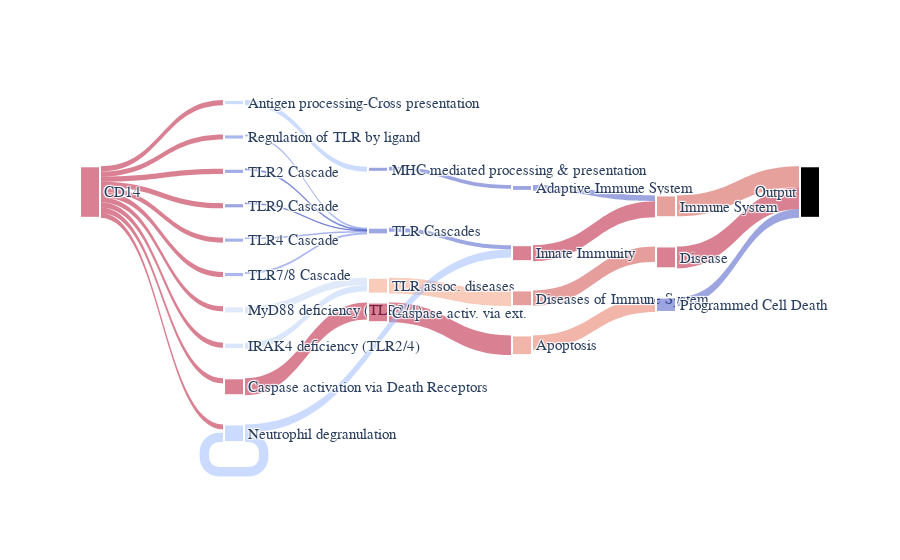

Here is the notebook cell this chart was saved with:
### Code cell
from ShapExplainerUtil import shap_sankey
from plotly.offline import init_notebook_mode
import plotly
data = "sepsis"
filepath = f'../../plots/manuscript/network/{data}_processed.csv'
df = pd.read_csv(filepath)
val_col = "weighted_val_log"
query_node = "CD14"
upstream = False
save = True
G = create_graph(df, val_col=val_col)
generate_sankey(df, G, query_node, upstream, save, val_col)
